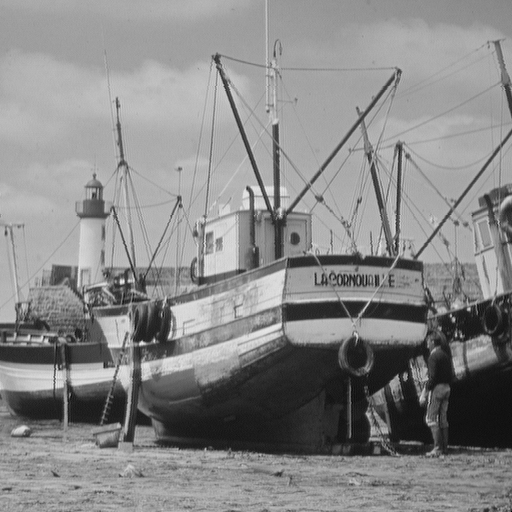
#> input picture Labs/Lab3/FERNANDES_TORRES_Lab3/img/boat.png, 512 x 512 px, found by its file name
$ jupyter execute lab3.ipynb   (shell and % lines are left out)
#> lines starting #> are read from the running program, lines starting #| are printed output that depends on the picture
# Practical session 3 - Brownian motion, Fourier transform

Students (pair):
- [Henry Fernandes--Strag]([link](https://github.com/hfstrag))
- [Alexandre Torres--Leguet]([link](https://github.com/alxndrTL))

```
conda create --name=lab3 --file=requirement.txt
conda activate lab3
# do not forget to deactivate the environment if needed
# you can remove the environment once you are done
conda env remove --name=lab3
```

## <a name="ex1">Exercise 1: Brownian motion</a>

This first exercise consists in generating a Brownian motion on the closed unit ball $\mathcal{B}(\mathbf{0}, 1) = \{ \mathbf{x} \mid \Vert \mathbf{x} \Vert  \leq 1\}$, focusing first on the 2-D case. The Brownian motion is a random walk with independent, identically distributed Gaussian increments, appearing for instance in thermodynamics and statistical mechanics (to model the evolution of a large particle in a medium composed of a large number of small particles, ...). It is also connected to the diffusion process (Einstein).

Let $N \in \mathbb{N}^*$, $\delta > 0$, and $\mathbf{x} = (x_1, x_2) \in  \mathcal{B}(\mathbf{0}, 1)$. The first $N$ steps of a 2-D discrete-time Brownian motion $W$ can be generated as follows

\begin{align*}
    W_0 &= \mathbf{x}, \\
    %
    (\forall n \in \{1, \dotsc, N-1 \}), \quad W_n &= W_{n−1} + \sqrt{\delta} G_n, \quad G_n \sim \mathcal{N}(\mathbf{0}, \mathbf{I}),
\end{align*}

where $\mathcal{N}(\mathbf{0}, \mathbf{I})$ is a Gaussian distribution with mean $\mathbf{0}$ and identity covariance matrix.

1. Define a random generator `rng`, set to a known state for reproducibility (see session 2).

**Answer:**

[cell 1]
import numpy as np

rng = rng = np.random.default_rng(42) #random generator

2. Implement a function `brownian_motion(niter, x, step, rng)` which

    - simulates $W$ until it reaches the boundary of $\mathcal{B}(\mathbf{0}, 1)$, using a maximum of $N$ iterations (`niter`), a starting point $\mathbf{x} \in \mathcal{B}(\mathbf{0}, 1)$ (`x`) and step-size $\delta$ (`step`);
    - interpolates linearly between the two last positions to determine the points $W^*$ where the trajectory crosses the boundary (if applicable);
    - returns both the whole random walk $W$ and, if appropriate, the point at the intersection between the last segment of the trajectory and $\mathcal{B}(\mathbf{0}, 1)$.

> Hint:
> - you can easily derive a closed form expression for $W^*$, observing that $\Vert W^* \Vert^2= 1$ and $W^* \in [W_{n-1}, W_n]$.
> - you can also take a look at [`np.roots`](https://numpy.org/doc/stable/reference/generated/numpy.roots.html?highlight=roots#numpy.roots) if needed.

> Recall of the Linear Interpolation (LERP) for $n$-dimensional vectors:
> - Clearly, $\vec{D}=\alpha \vec{C}$ with $\alpha \in [0, 1]$ and hence $\vec{P}-\vec{B}= \alpha (\vec{A}-\vec{B})$ which is equivalent to $\vec{P}= (1-\alpha) \vec{B} + \alpha \vec{A}$.

**Answer:**

Démontrons la forme développée du polynôme en $\alpha$ qui permet de calculer l'interpolé des deux dernières itérations de la marche tel que sa norme soit exactement égale à 1.

On cherche $\alpha \in [0,1]$ tel que le point $\vec{P} = (1-\alpha)\vec{B} + \alpha \vec{A}$ soit sur la sphère unité, i.e. $\|\vec{P}\|^2 = 1$.

On pose $\vec{d} = \vec{A} - \vec{B}$, de sorte que :

$$\vec{P} = \vec{B} + \alpha(\vec{A} - \vec{B}) = \vec{B} + \alpha\vec{d}$$

On développe alors $\|\vec{P}\|^2$ :

$$
\|\vec{P}\|^2 = \|\vec{B} + \alpha\vec{d}\|^2 = (\vec{B} + \alpha\vec{d}) \cdot (\vec{B} + \alpha\vec{d})
$$

$$
= \vec{B}\cdot\vec{B} + \alpha\,\vec{B}\cdot\vec{d} + \alpha\,\vec{d}\cdot\vec{B} + \alpha^2\,\vec{d}\cdot\vec{d}
$$

$$
= \|\vec{B}\|^2 + 2\alpha\,(\vec{B}\cdot\vec{d}) + \alpha^2\|\vec{d}\|^2
$$

L'équation $\|\vec{P}\|^2 = 1$ s'écrit donc :

$$
\|\vec{d}\|^2\,\alpha^2 + 2(\vec{B}\cdot\vec{d})\,\alpha + \|\vec{B}\|^2 - 1 = 0
$$

[cell 2]
def brownianMotion(niter : int, x: np.array, step : float, rng) -> tuple[list[np.ndarray], np.ndarray]:

#> called with niter = 1000, x = array of shape (2,), step = 0.1
    walk = [x.copy()] #on initialise la marche avec le point de départ
    n = 0
    if np.linalg.norm(x) > 1 or step <= 0 :
        raise ValueError("x must be inside the unit ball and step must be greater than 0")

    while np.linalg.norm(x) <= 1 and n <= niter:
        x = x + np.sqrt(step)*rng.normal(loc = 0, scale = 1, size = x.shape)
        walk.append(x)
        n += 1

    A = walk[-1]
    B = walk[-2]
    d = A-B

    #on calcule les coefficients du polynôme tels que développés ci-dessus :
    a_coef = np.dot(d,d)
    b_coef = 2 * np.dot(B,d)
    c_coef = np.dot(B,B) -1

    roots = np.roots([a_coef, b_coef, c_coef])
    real_roots = roots[np.isreal(roots)].real #on prend les racines réelles
    valid = real_roots[(real_roots >=0 ) & (real_roots <= 1)] #on prend les racines qui sont entre 0 et 1.

    if len(valid) == 0:
        raise ValueError("Aucune Racine valide trouvée pour l'interpolation des deux derniers points")

    alpha = valid[0]
    inter = (1-alpha)*B + alpha*A

    walk = np.array(walk)

    return walk, inter

x0 = np.array([0.2, 0.4])
delta = 10e-2
N = 1000

motion, inter = brownianMotion(N, x0, delta, rng)
print(f"‖inter‖ = {np.linalg.norm(inter):.10f}")

#version avec docstring dans le fichier src/ lab3_fns.py

#tests unitaires :

3. Diplay the trajectory of a Brownian motion starting from $\mathbf{x} = (0.2, 0.4)$, using $\delta = 10^{-2}$, $N = 1000$. Display the unit circle on the same figure, and highlight the intersection with the boundary of the domain (whenever it exists).

> Hint: to draw the unit disk, you can use for instance:
> ```python
> circle = plt.Circle((0,0), 1)
> fig, ax = plt.subplots()
> plt.xlim(-1.25,1.25)
> plt.ylim(-1.25,1.25)
> plt.grid(linestyle = "--", zorder = 1)
> ax.set_aspect(1)
> ax.add_artist(circle)
> ```

**Answer:**

[cell 3]
import matplotlib.pyplot as plt

x0 = np.array([0.2, 0.4])
delta = 10e-2
N = 1000

motion, inter = brownianMotion(N, x0, delta, rng)
print(f"‖inter‖ = {np.linalg.norm(inter):.10f}")

fig, ax = plt.subplots(figsize=(7, 7))

# Cercle unité
circle = plt.Circle((0, 0), 1, fill=False, color="steelblue",
                     linewidth=1.5, linestyle="--", zorder=2)
ax.add_artist(circle)

# Tracé de la marche
ax.plot(motion[:, 0], motion[:, 1],
        "o-", markersize=3, linewidth=0.8,
        color="steelblue", zorder=3,
        label=f"Brownian motion ({len(motion) - 1} iterations)")

# Point de départ
ax.plot(motion[0, 0], motion[0, 1],
        'o', color="green", markersize=8, zorder=5, label="$x_0$ (start)")

# Point d'intersection x*
ax.plot(inter[0], inter[1],
        '*', color="gold", markersize=14, markeredgecolor="darkorange",
        markeredgewidth=0.8, zorder=6, label="$x^*$ (intersection)")

ax.set_title(f"Brownian Motion — {len(motion) - 1} iterations, $\\delta$={delta}", fontsize=13)
ax.set_xlabel("x", fontsize=11)
ax.set_ylabel("y", fontsize=11)
ax.set_xlim(-1.5, 1.5)
ax.set_ylim(-1.5, 1.5)
ax.set_aspect("equal")
ax.grid(linestyle="--", linewidth=0.5, alpha=0.5)
ax.legend(loc="upper right", fontsize=10, framealpha=0.9)

plt.tight_layout()
plt.savefig("brownian_motion_test.png", dpi=150)
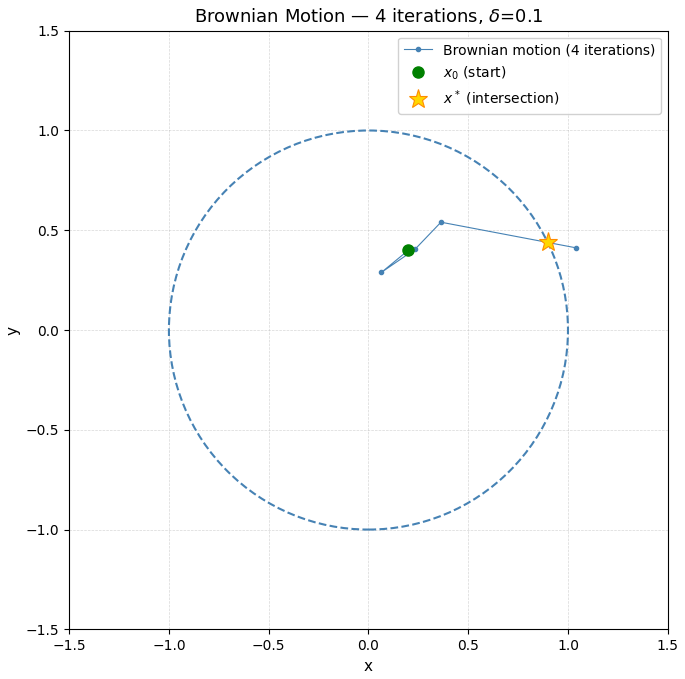
#> figure drawn by matplotlib, 1 panel
plt.show()

4. Represent, on the same figure, 4 other trajectories of $W$ with the same parameters.

**Answer:**

[cell 4]
import matplotlib.pyplot as plt
import matplotlib.cm as cm

x0 = np.array([0.2, 0.4])
delta = 10e-2
N = 1000
T = 4

# let's define a function to generate T different brownian motions with the same parameters :

def generate_T_Brown(x0 : np.array, delta : float, N : int, T :int ):
#> called with x0 = array of shape (2,), delta = 0.1, N = 1000, T = 4
    L = []
    for i in range(T):
        motion, inter = brownianMotion(N, x0, delta, rng)
        L.append((motion,inter))
    return L

fig, ax = plt.subplots(figsize=(7, 7))

# Cercle unité
circle = plt.Circle((0, 0), 1, fill=False, color="steelblue",
                     linewidth=1.5, linestyle="--", zorder=2)
ax.add_artist(circle)

results = generate_T_Brown(x0, delta, N, T)

# Point de départ
ax.plot(x0[0], x0[1], 'o', color="green", markersize=8,
        zorder=5, label="$x_0$ (start)")

colors = cm.viridis(np.linspace(0, 0.9, T))


for i, (motion, inter) in enumerate(results):

    ax.plot(motion[:, 0], motion[:, 1], "o-", markersize=3, linewidth=0.8,
            color=colors[i], zorder=3,
            label="Brownian motion" if i == 0 else "_nolegend_")

    ax.plot(inter[0], inter[1], '*', color=colors[i], markersize=14,
            markeredgecolor="darkorange", markeredgewidth=0.8, zorder=6,
            label="$x^*$ (intersection)" if i == 0 else "_nolegend_")

ax.set_title(f"Multiple Brownian Motions, $\\delta$={delta}", fontsize=13)
ax.set_xlabel("x", fontsize=11)
ax.set_ylabel("y", fontsize=11)
ax.set_xlim(-1.5, 1.5)
ax.set_ylim(-1.5, 1.5)
ax.set_aspect("equal")
ax.grid(linestyle="--", linewidth=0.5, alpha=0.5)
ax.legend(loc="upper right", fontsize=10, framealpha=0.9)

plt.tight_layout()
plt.savefig("brownian_motion_2D.png", dpi=150)
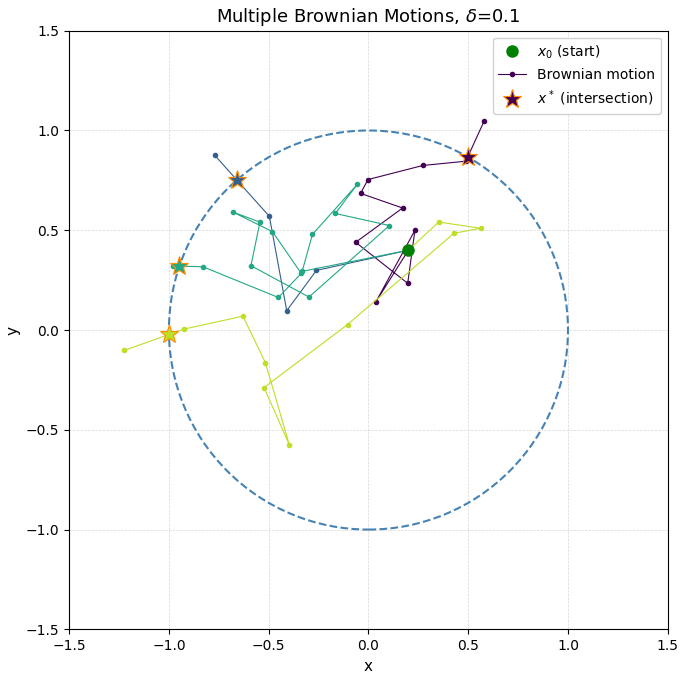
#> figure drawn by matplotlib, 1 panel
plt.show()

5. [Bonus] Generalize the procedure to a $M$-dimensional Brownian motion, $M > 2$.

**Answer:**

[cell 5]
#the process is already transposable to higher M because we used vectorised numpy functions. let's choose another starting point in 3D and plot the results :

x0 = np.array([0.2, 0.4, 0.6])
results = generate_T_Brown(x0, delta, N, T)

fig = plt.figure(figsize=(8, 8))
ax = fig.add_subplot(111, projection="3d")

for i, (path, inter) in enumerate(results):
    ax.plot(path[:, 0], path[:, 1], path[:, 2],
            "o-", markersize=3, linewidth=0.8, alpha=0.8,
            label=f"motion {i+1}")
    ax.scatter(*inter, color="gold", s=120, marker="*",
               edgecolor="darkorange", zorder=6)

ax.scatter(*x0, color="green", s=80, label="$x_0$ (start)")

# Sphère unité en fil de fer
u, v = np.meshgrid(np.linspace(0, 2*np.pi, 40), np.linspace(0, np.pi, 20))
ax.plot_wireframe(np.cos(u)*np.sin(v), np.sin(u)*np.sin(v), np.cos(v),
                  color="steelblue", linewidth=0.5, alpha=0.4)

ax.set_xlabel("x"); ax.set_ylabel("y"); ax.set_zlabel("z")
ax.set_box_aspect([1, 1, 1])   # sphère ronde, pas aplatie
ax.legend()
plt.savefig("Brownian_motion3D_.png")
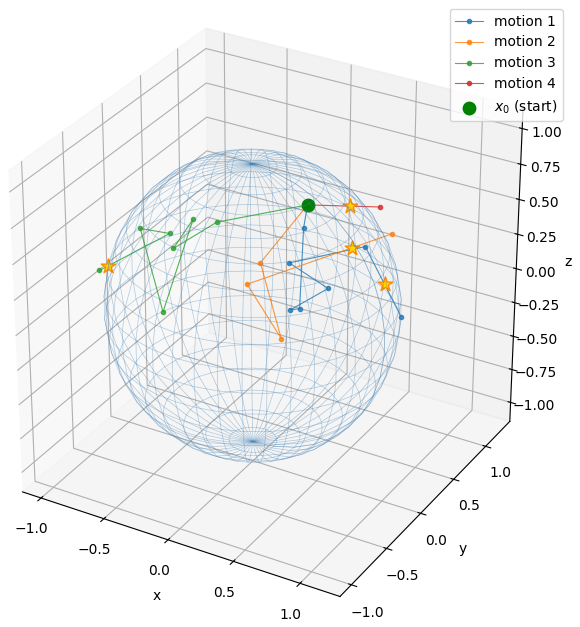
#> figure drawn by matplotlib, 1 panel
plt.show()

---
## <a name="ex2">Exercise 2: 2D Fourier transform, ideal low-pass filter and linear convolution</a>

In this exercise, we explore the use of the 2-dimensional Fourier transform to filter an image, and convolve it with a blurring kernel.

1\. Load and display one of the images contained in the `img/` folder. The image will be denoted by $\mathbf{X} \in \mathbb{R}^{M_1 \times N_1}$ in the rest of this exercise.

**Answer:**

[cell 6]
import cv2 as cv

X =cv.imread("img/boat.png", cv.IMREAD_GRAYSCALE)
#> X is the input picture: shape (512, 512); min 0, max 239, mean 136.1
plt.imshow(X, cmap = 'gray')
print(type(X))
#| <class 'numpy.ndarray'>

2\. Let $\mathcal{F}$ denote the 2D discrete Fourier transform. Compute $|\mathcal{F}(\mathbf{X})|^2$, the spectrum of the image $\mathbf{X} \in \mathbb{R}^{M_1 \times N_1}$ (i.e., the term-wise squared absolute value of its Fourier transform) loaded in 1. Display the result in logarithmic scale.

a) In this representation, where is the pixel of the spectrum associated with the null frequency located?

b) Take a look at the documentation of `np.fft.fftshift`. Use it to ensure that the null frequency is located at the center of the image.

**Answer:**

[cell 7]
import numpy as np
import matplotlib.pyplot as plt

# 1. Calcul des transformées et des spectres
Y = np.fft.fft2(X)
fshift = np.fft.fftshift(Y)

# Ajout de +1 dans le log pour éviter le log(0) si un pixel est nul
magnitude_spectrum = 20 * np.log(1 + np.abs(Y))
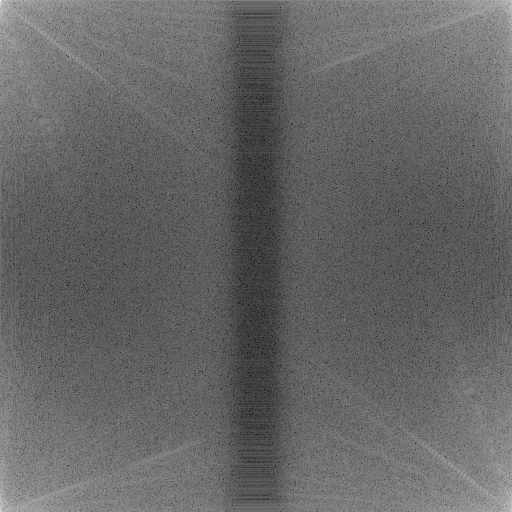
#> magnitude_spectrum: shape (512, 512) float64; min 23.82, max 347.8, mean 154; drawn with min black and max white
magnitude_spectrum_shift = 20 * np.log(1 + np.abs(fshift))
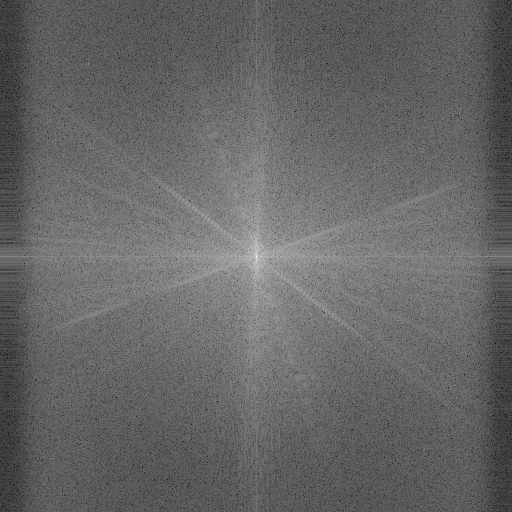
#> magnitude_spectrum_shift: shape (512, 512) float64; min 23.82, max 347.8, mean 154; drawn with min black and max white

fig, ax = plt.subplots(1, 3, figsize=(12, 4))

# Image d'origine
ax[0].imshow(X, cmap='gray')
ax[0].set_title('Input Image')

# Spectre Non Centré (Basses fréquences dans les 4 coins)
ax[1].imshow(magnitude_spectrum, cmap='gray')
ax[1].set_title('Spectrum (Unshifted)')

# Spectre Centré (Basses fréquences au milieu)
ax[2].imshow(magnitude_spectrum_shift, cmap='gray')
ax[2].set_title('Spectrum (Shifted)')

plt.tight_layout()
plt.show()

3\.
    a) Create a function `ideal_lowpass_filter` to filter $\mathbf{X}$ by an ideal low-pass filter. The filter preserves Fourier coefficients associated to frequencies below a cutoff specified in each direction ($\mathbf{f}_c = (f_{c,y}, f_{c,x})$), and sets others to zero. For simplicity, $f_{c,y}$ and $f_{c,x}$ can be expressed as a number of samples to be kept along each dimension (e.g., $\mathbf{f}_c = (50,50)$).

b) Display the filtered image for 2 different values of $\mathbf{f}_c$. What do you observe as the cutoff frequencies increase?

> Warning: beware the type of the array after `np.fft.fft2`, do not hesitate to specify the type if you make copies from this array
> ```python
> a = np.zeros((2,2), dtype=np.complex)
> ...
> ```

**Answer:**

[cell 8]
def ideal_lowpass_filter(X : np.ndarray, fl : int, fc : int):
    Y_raw = np.fft.fft2(X)
    Y_shift = np.fft.fftshift(Y_raw)
    Y_filter = Y_shift.copy()

    rows, cols = Y_shift.shape
    crow, ccol = rows//2, cols//2

    Y_filter[:crow - min(fl, crow), :]  = 0  # bande du haut
    Y_filter[crow + min(fl, crow):, :]  = 0  # bande du bas
    Y_filter[:, : ccol - min(fc, ccol)]  = 0  # bande gauche
    Y_filter[:, ccol + min(fc, ccol) :]  = 0  # bande droite

    Y_filter_shift = np.fft.ifftshift(Y_filter) # on remet les basses fréquences aux coins
    X_back = np.fft.ifft2(Y_filter_shift) #transformée inverse
    X_back = np.real(X_back)

    return Y_shift, Y_filter, X_back

#refactorisation de la fonction de plot pour afficher les résultats pour différents couples de (fl, fc)

def plot_lowpass_results(X, params):
    n = len(params)
    fig, axes = plt.subplots(n, 4, figsize=(16, 4 * n))

    if n == 1:
        axes = axes[np.newaxis, :]

    for i, (fl, fc) in enumerate(params):
        Y_shift, Y_filter, X_back = ideal_lowpass_filter(X, fl=fl, fc=fc)

        axes[i, 0].imshow(X, cmap='gray')
        axes[i, 0].set_title('Input Image')

        axes[i, 1].imshow(20 * np.log(1 + np.abs(Y_shift)), cmap='gray')
        axes[i, 1].set_title('Original Spectrum')

        axes[i, 2].imshow(20 * np.log(1 + np.abs(Y_filter)), cmap='gray')
        axes[i, 2].set_title(f'Filtered Spectrum (fl={fl}, fc={fc})')

        axes[i, 3].imshow(X_back, cmap='gray')
        axes[i, 3].set_title(f'Filtered Image (fl={fl}, fc={fc})')
#> this loop made 1 pass
#> pass 1, in ideal_lowpass_filter, `X_back = np.real(X_back)`:
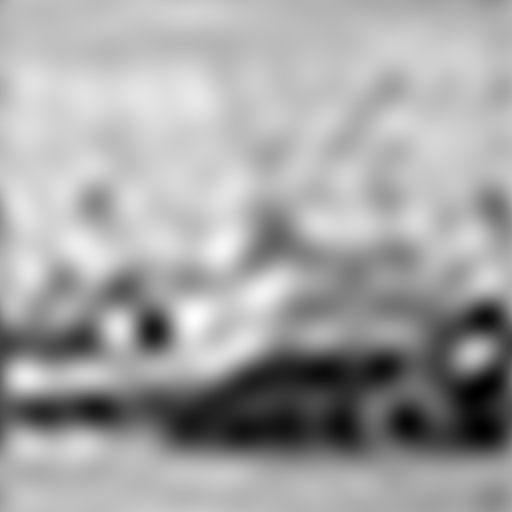
#> X_back: shape (512, 512) float64; min -1.74, max 212.8, mean 136.1; drawn with min black and max white

    plt.tight_layout()
    plt.show()
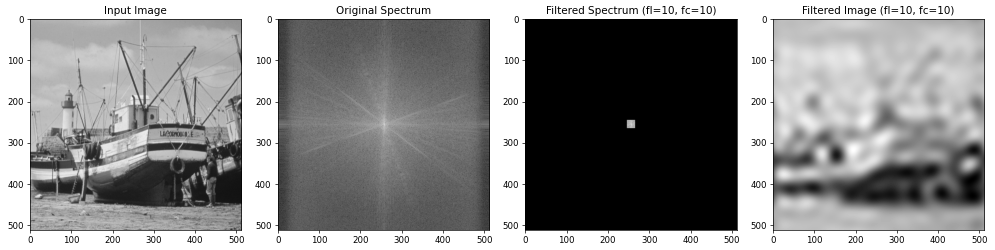
#> figure drawn by matplotlib, 4 panels

plot_lowpass_results(X=X, params=[(10, 10)])
plot_lowpass_results(X=X, params = [(20,15)])
#> the loop in plot_lowpass_results (call 2), `for i, (fl, fc) in enumerate(params):` made 1 pass
#> pass 1, in ideal_lowpass_filter (call 2), `X_back = np.real(X_back)`:
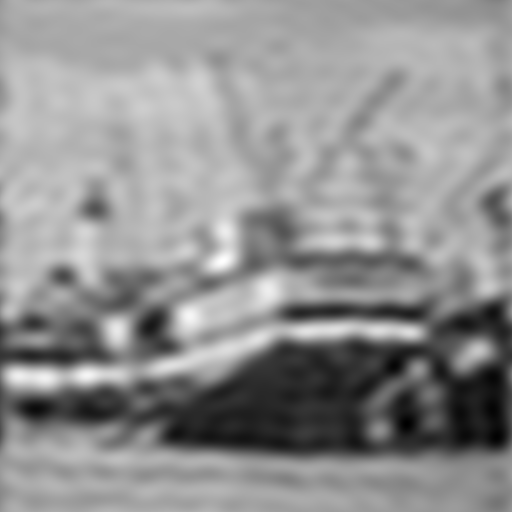
#> X_back: shape (512, 512) float64; min -3.56, max 242.6, mean 136.1; drawn with min black and max white
#> in plot_lowpass_results (call 2), `plt.show()`:
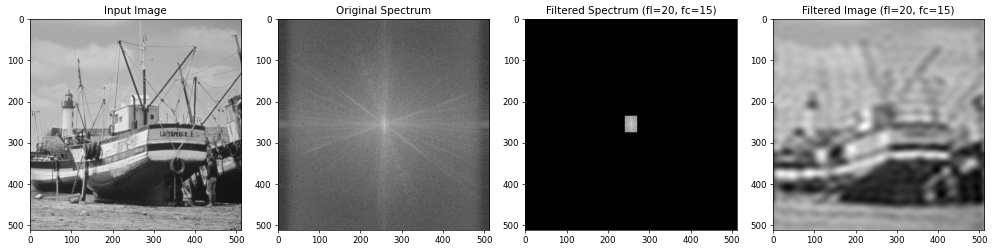
#> figure drawn by matplotlib, 4 panels
plot_lowpass_results(X=X, params = [(100,20)])
#> (the rest of the program and of its run is left out)
